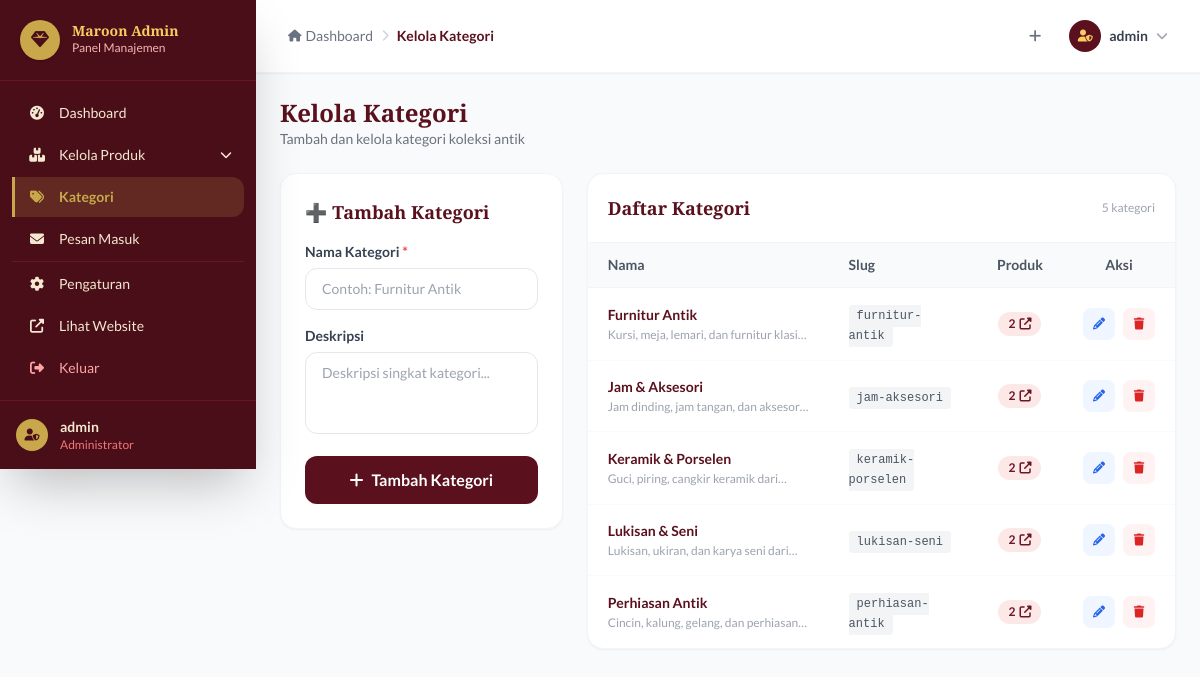
/admin/categories.php (signed in), run on the app's committed database.
### tables this page shows
CREATE TABLE IF NOT EXISTS categories (
    id INT AUTO_INCREMENT PRIMARY KEY,
    name VARCHAR(100) NOT NULL,
    slug VARCHAR(100) NOT NULL UNIQUE,
    description TEXT,
    created_at TIMESTAMP DEFAULT CURRENT_TIMESTAMP
);

### admin/categories.php (the view, shortened to what this page needs)
<?php
require_once __DIR__ . '/../includes/config.php';
$edit_cat = null;
$categories = mysqli_query($conn,"SELECT c.*, COUNT(p.id) as total FROM categories c LEFT JOIN products p ON c.id=p.category_id GROUP BY c.id ORDER BY c.name");
include 'admin_header.php';
?>
<div class="p-6">
    <div class="mb-6">
        <h1 class="font-serif text-2xl font-bold text-maroon-800">Kelola Kategori</h1>
        <p class="text-gray-500 text-sm">Tambah dan kelola kategori koleksi antik</p>
    </div>
    <div class="grid grid-cols-1 lg:grid-cols-3 gap-6">
        <div class="lg:col-span-1">
            <div class="bg-white rounded-2xl border border-gray-100 shadow-sm p-6 sticky top-24">
                <h2 class="font-serif text-lg font-bold text-maroon-800 mb-4">
                    <?= $edit_cat ? '✏️ Edit Kategori' : '➕ Tambah Kategori' ?>
                </h2>
                <form method="POST">
                    <div class="space-y-4">
                        <div>
                            <label class="block text-sm font-semibold text-gray-700 mb-1.5">
                                Nama Kategori <span class="text-red-500">*</span>
                            </label>
                            <input type="text" name="name" required
                                   value="<?= htmlspecialchars($edit_cat['name'] ?? '') ?>"
                                   placeholder="Contoh: Furnitur Antik"
                                   class="w-full border border-gray-200 rounded-xl px-4 py-2.5 text-sm focus:outline-none focus:border-gold-400 focus:ring-1 focus:ring-gold-200">
                        </div>
                        <div>
                            <label class="block text-sm font-semibold text-gray-700 mb-1.5">Deskripsi</label>
                            <textarea name="description" rows="3"
                                      placeholder="Deskripsi singkat kategori..."
                                      class="w-full border border-gray-200 rounded-xl px-4 py-2.5 text-sm resize-none focus:outline-none focus:border-gold-400"><?= htmlspecialchars($edit_cat['description'] ?? '') ?></textarea>
                        </div>
                        <button type="submit"
                                class="w-full bg-maroon-800 hover:bg-maroon-700 text-white font-bold py-3 rounded-xl transition-colors flex items-center justify-center space-x-2">
                            <i class="fas <?= $edit_cat ? 'fa-save' : 'fa-plus' ?>"></i>
                            <span><?= $edit_cat ? 'Simpan Perubahan' : 'Tambah Kategori' ?></span>
                        </button>
                    </div>
                </form>
            </div>
        </div>
        <div class="lg:col-span-2">
            <div class="bg-white rounded-2xl border border-gray-100 shadow-sm overflow-hidden">
                <div class="p-5 border-b border-gray-100 flex justify-between items-center">
                    <h2 class="font-serif text-lg font-bold text-maroon-800">Daftar Kategori</h2>
                    <span class="text-xs text-gray-400"><?= mysqli_num_rows($categories) ?> kategori</span>
                </div>
                <table class="w-full text-sm">
                    <thead>
                        <tr class="bg-gray-50 text-left border-b border-gray-100">
                            <th class="px-5 py-3 font-semibold text-gray-600">Nama</th>
                            <th class="px-5 py-3 font-semibold text-gray-600 hidden md:table-cell">Slug</th>
                            <th class="px-5 py-3 font-semibold text-gray-600 text-center">Produk</th>
                            <th class="px-5 py-3 font-semibold text-gray-600 text-center">Aksi</th>
                        </tr>
                    </thead>
                    <tbody class="divide-y divide-gray-50">
                        <?php while ($cat = mysqli_fetch_assoc($categories)): ?>
                        <tr class="hover:bg-gray-50 transition-colors <?= ($edit_cat && $edit_cat['id']==$cat['id'])?'bg-gold-50':'' ?>">
                            <td class="px-5 py-4">
                                <p class="font-semibold text-maroon-800"><?= htmlspecialchars($cat['name']) ?></p>
                                <p class="text-xs text-gray-400 mt-0.5 line-clamp-1"><?= htmlspecialchars($cat['description']) ?></p>
                            </td>
                            <td class="px-5 py-4 hidden md:table-cell">
                                <code class="text-xs bg-gray-100 px-2 py-1 rounded text-gray-600"><?= htmlspecialchars($cat['slug']) ?></code>
                            </td>
                            <td class="px-5 py-4 text-center">
                                <a href="<?= BASE_URL ?>/catalog.php?category=<?= urlencode($cat['slug']) ?>" target="_blank"
                                   class="inline-flex items-center space-x-1 bg-maroon-100 hover:bg-maroon-200 text-maroon-700 text-xs font-bold px-2.5 py-1 rounded-full transition-colors">
                                    <span><?= $cat['total'] ?></span>
                                    <i class="fas fa-external-link-alt text-xs"></i>
                                </a>
                            </td>
                            <td class="px-5 py-4">
                                <div class="flex items-center justify-center space-x-2">
                                    <a href="<?= BASE_URL ?>/admin/categories.php?edit=<?= $cat['id'] ?>"
                                       title="Edit"
                                       class="w-8 h-8 bg-blue-50 hover:bg-blue-100 text-blue-600 rounded-lg flex items-center justify-center transition-colors">
                                        <i class="fas fa-pencil text-xs"></i>
                                    </a>
                                    <a href="<?= BASE_URL ?>/admin/categories.php?delete=<?= $cat['id'] ?>"
                                       title="Hapus"
                                       onclick="return confirm('Hapus kategori \'<?= addslashes(htmlspecialchars($cat['name'])) ?>\'?\nKategori yang memiliki produk tidak bisa dihapus.')"
                                       class="w-8 h-8 bg-red-50 hover:bg-red-100 text-red-600 rounded-lg flex items-center justify-center transition-colors">
                                        <i class="fas fa-trash text-xs"></i>
                                    </a>
                                </div>
                            </td>
                        </tr>
                        <?php endwhile; ?>
                    </tbody>
                </table>
            </div>
        </div>
    </div>
</div>
<?php include 'admin_footer.php'; ?>

### admin/admin_header.php (style rules this page uses)
body { font-family:'Lato',sans-serif; }
h1,h2,h3,h4 { font-family:'Playfair Display',serif; }
.line-clamp-1 { display:-webkit-box;-webkit-line-clamp:1;-webkit-box-orient:vertical;overflow:hidden; }

### data on the page
categories: name "Furnitur Antik", description "Kursi, meja, lemari, dan furnitur…", slug "furnitur-antik", total "2"
categories: name "Jam & Aksesori", description "Jam dinding, jam tangan, dan…", slug "jam-aksesori", total "2"
categories: name "Keramik & Porselen", description "Guci, piring, cangkir keramik…", slug "keramik-porselen", total "2"
categories: name "Lukisan & Seni", description "Lukisan, ukiran, dan karya seni…", slug "lukisan-seni", total "2"
categories: name "Perhiasan Antik", description "Cincin, kalung, gelang, dan…", slug "perhiasan-antik", total "2"

### other printed values
$admin_user "admin"
$page_title "Kelola Kategori"
mysqli_num_rows($categories) "5"
